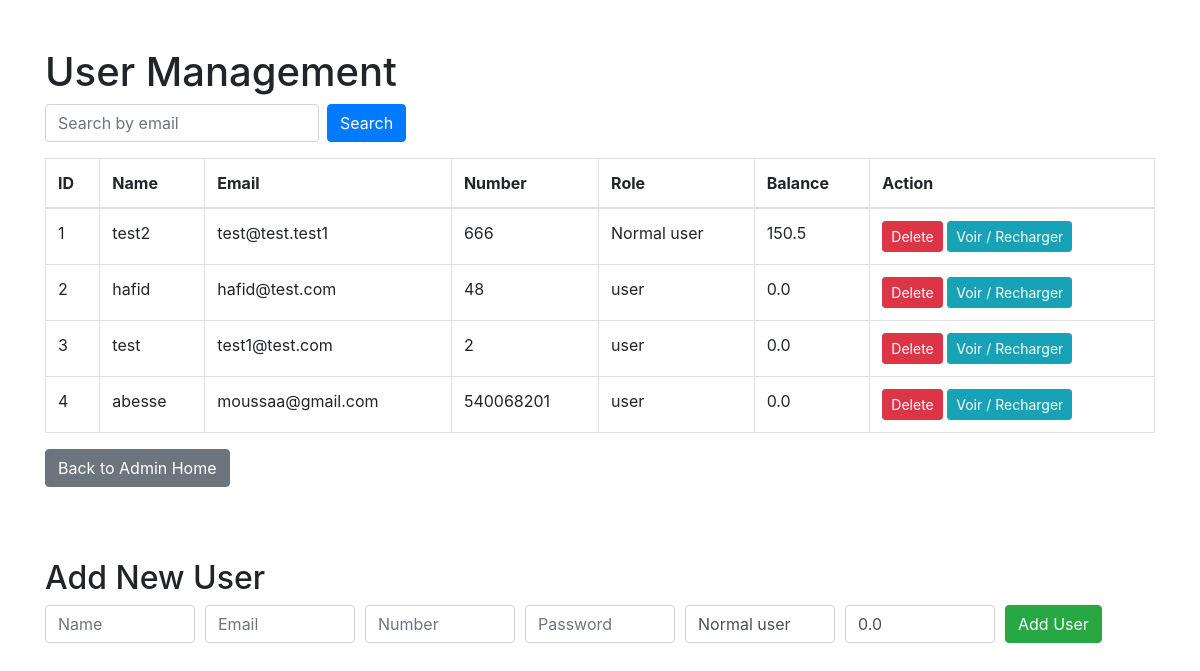
Before: /admin/users with the older database file.
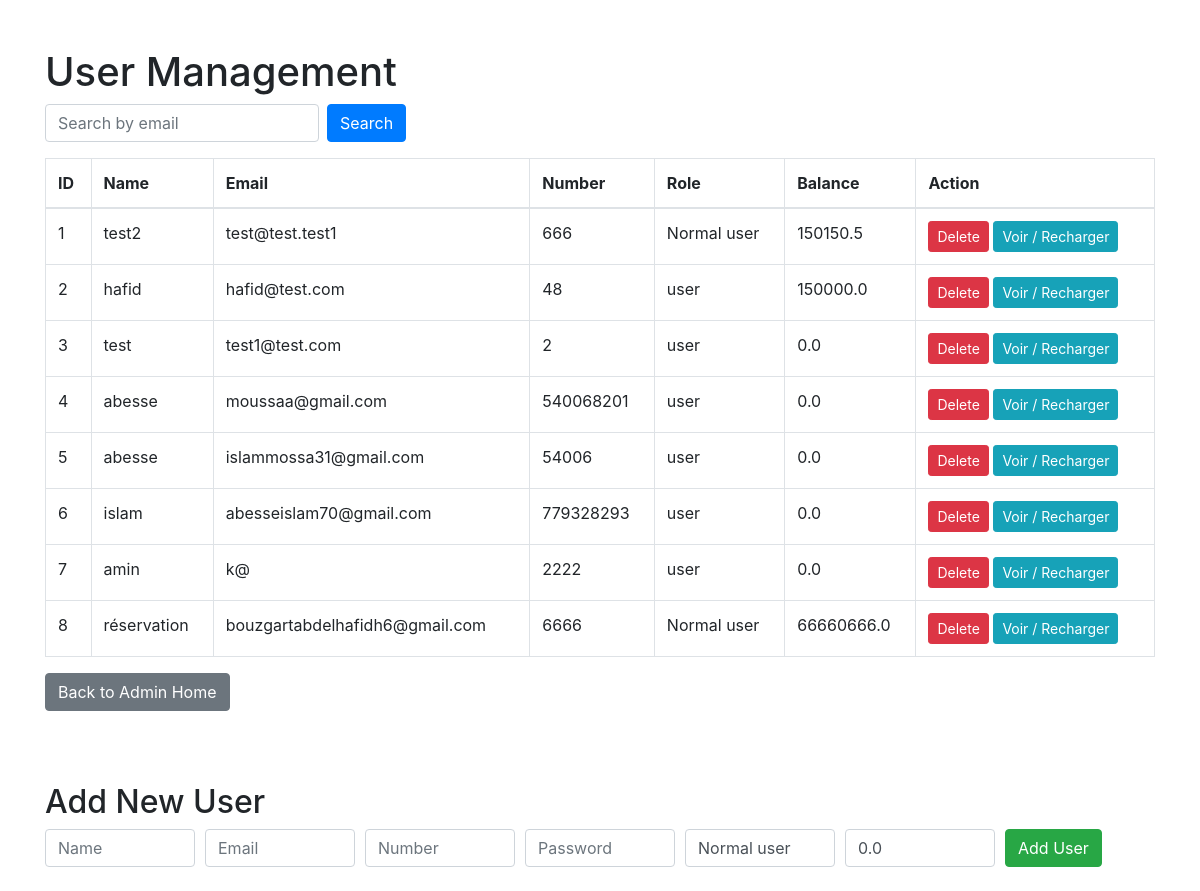
After: the same page with the newer database file.
### models.py (models this page shows)
class User(db.Model):
    __tablename__ = 'users'
    id = db.Column(db.Integer, primary_key=True)
    name = db.Column(db.String(100), nullable=False)
    email = db.Column(db.String(120), unique=True, nullable=False)
    number = db.Column(db.Integer,unique=True,nullable=False)
    password = db.Column(db.String(100), nullable=False)
    role = db.Column(db.String(20), default='Normal user')
    balance = db.Column(db.Float, default=0.0)
    bookings = db.relationship('Booking', backref='user', lazy=True)
    recharges = db.relationship('Recharge', backref='user', lazy=True)

### admin_blueprint.py (the view)
@admin_bp.route('/users')
def users_page():
    search_email = request.args.get('search_email')
    if search_email:
        users = [get_user_by_email(search_email)] if get_user_by_email(search_email) else []
    else:
        users = get_all_users()
    return render_template('users.html', users=users)

### data_access1.py (called while the page is built)
def get_all_users():
    users = User.query.all()
    result = []
    for user in users:
        balance = get_user_balance(user.id)
        result.append({
            'id': user.id,
            'name': user.name,
            'email': user.email,
            'number': user.number,
            'role': user.role,
            'balance': balance
        })
    return result

def get_user_balance(user_id):
    user = User.query.get(user_id)
    if not user:
        return 0.0
    return user.balance

### templates/users.html (shortened to what this page needs)
<!DOCTYPE html>
<html lang="en">
<head>
    <link rel="stylesheet" href="https://stackpath.bootstrapcdn.com/bootstrap/4.5.2/css/bootstrap.min.css">
</head>
<body>
<div class="container mt-5">
    <h1>User Management</h1>
    <form method="get" action="{{ url_for('admin_bp.users_page') }}" class="form-inline mb-3">
        <input type="email" name="search_email" class="form-control mr-2" placeholder="Search by email" value="{{ request.args.get('search_email', '') }}">
        <button type="submit" class="btn btn-primary">Search</button>
    </form>
    <table class="table table-bordered">
        <thead>
            <tr>
                <th>ID</th>
                <th>Name</th>
                <th>Email</th>
                <th>Number</th>
                <th>Role</th>
                <th>Balance</th>
                <th>Action</th>
            </tr>
        </thead>
        <tbody>
            {% for user in users %}
            <tr>
                <td>{{ user.id }}</td>
                <td>{{ user.name }}</td>
                <td>{{ user.email }}</td>
                <td>{{ user.number }}</td>
                <td>{{ user.role }}</td>
                <td>{{ user.balance }}</td>
                <td>
                    <form action="{{ url_for('admin_bp.delete_user_admin', user_id=user.id) }}" method="POST" style="display:inline;">
                        <button type="submit" class="btn btn-danger btn-sm">Delete</button>
                    </form>
                    <a href="{{ url_for('admin_bp.user_detail', user_id=user.id) }}" class="btn btn-info btn-sm">Voir / Recharger</a>
                </td>
            </tr>
            {% endfor %}
        </tbody>
    </table>
    <a href="{{ url_for('admin_bp.admin_home') }}" class="btn btn-secondary mb-4">Back to Admin Home</a>
    <h2 class="mt-5">Add New User</h2>
    <form action="{{ url_for('admin_bp.create_user_admin') }}" method="POST" class="mb-4">
        <div class="form-row">
            <div class="col"><input type="text" name="name" class="form-control" placeholder="Name" required></div>
            <div class="col"><input type="email" name="email" class="form-control" placeholder="Email" required></div>
            <div class="col"><input type="number" name="number" class="form-control" placeholder="Number" required></div>
            <div class="col"><input type="password" name="password" class="form-control" placeholder="Password" required></div>
            <div class="col"><input type="text" name="role" class="form-control" placeholder="Role" value="Normal user"></div>
            <div class="col"><input type="number" step="0.01" name="balance" class="form-control" placeholder="Balance" value="0.0"></div>
            <div class="col"><button type="submit" class="btn btn-success">Add User</button></div>
        </div>
    </form>
</div>
</body>
</html>

Changed rows visible on the page:
changed User "test2": balance "150.5" → "150150.5"
changed User "hafid": balance "0.0" → "150000.0"
added User: id "5", name "abesse", email "islammossa31@gmail.com", number "54006", role "user", balance "0.0"
added User: id "6", name "islam", email "abesseislam70@gmail.com", number "779328293", role "user", balance "0.0"
added User: id "7", name "amin", email "k@", number "2222", role "user", balance "0.0"
added User: id "8", name "réservation", email "bouzgartabdelhafidh6@gmail.com", number "6666", role "Normal user", balance "66660666.0"
